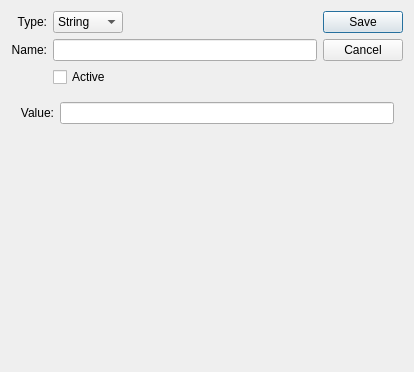
<?xml version="1.0" encoding="UTF-8"?>
<ui version="4.0">
 <class>ParameterProperties</class>
 <widget class="QDialog" name="ParameterProperties">
  <property name="geometry">
   <rect>
    <x>0</x>
    <y>0</y>
    <width>414</width>
    <height>372</height>
   </rect>
  </property>
  <property name="windowTitle">
   <string>Parameter Properties</string>
  </property>
  <layout class="QGridLayout" name="gridLayout">
   <item row="0" column="0">
    <widget class="QLabel" name="_typeLit">
     <property name="text">
      <string>Type:</string>
     </property>
     <property name="alignment">
      <set>Qt::AlignRight|Qt::AlignTrailing|Qt::AlignVCenter</set>
     </property>
     <property name="buddy">
      <cstring>_type</cstring>
     </property>
    </widget>
   </item>
   <item row="0" column="1">
    <widget class="QComboBox" name="_type">
     <item>
      <property name="text">
       <string>String</string>
      </property>
     </item>
     <item>
      <property name="text">
       <string>Bool</string>
      </property>
     </item>
     <item>
      <property name="text">
       <string>Int</string>
      </property>
     </item>
     <item>
      <property name="text">
       <string>Double</string>
      </property>
     </item>
     <item>
      <property name="text">
       <string>List</string>
      </property>
     </item>
    </widget>
   </item>
   <item row="0" column="3" rowspan="2">
    <widget class="QDialogButtonBox" name="buttonBox">
     <property name="orientation">
      <enum>Qt::Vertical</enum>
     </property>
     <property name="standardButtons">
      <set>QDialogButtonBox::Cancel|QDialogButtonBox::Save</set>
     </property>
    </widget>
   </item>
   <item row="1" column="0">
    <widget class="QLabel" name="_nameLit">
     <property name="text">
      <string>Name:</string>
     </property>
     <property name="alignment">
      <set>Qt::AlignRight|Qt::AlignTrailing|Qt::AlignVCenter</set>
     </property>
     <property name="buddy">
      <cstring>_name</cstring>
     </property>
    </widget>
   </item>
   <item row="1" column="1" colspan="2">
    <widget class="QLineEdit" name="_name"/>
   </item>
   <item row="3" column="0" colspan="4">
    <widget class="QStackedWidget" name="_stack">
     <property name="currentIndex">
      <number>0</number>
     </property>
     <widget class="QWidget" name="_stringPage">
      <layout class="QFormLayout" name="formLayout">
       <item row="0" column="0">
        <widget class="QLabel" name="_stringLit">
         <property name="text">
          <string>Value:</string>
         </property>
         <property name="alignment">
          <set>Qt::AlignRight|Qt::AlignTrailing|Qt::AlignVCenter</set>
         </property>
         <property name="buddy">
          <cstring>_string</cstring>
         </property>
        </widget>
       </item>
       <item row="0" column="1">
        <widget class="QLineEdit" name="_string"/>
       </item>
      </layout>
     </widget>
     <widget class="QWidget" name="_booleanPage">
      <layout class="QFormLayout" name="formLayout_2">
       <item row="0" column="0">
        <widget class="QLabel" name="_boolLit">
         <property name="text">
          <string>Value:</string>
         </property>
         <property name="alignment">
          <set>Qt::AlignRight|Qt::AlignTrailing|Qt::AlignVCenter</set>
         </property>
         <property name="buddy">
          <cstring>_bool</cstring>
         </property>
        </widget>
       </item>
       <item row="0" column="1">
        <widget class="QComboBox" name="_bool">
         <property name="sizePolicy">
          <sizepolicy hsizetype="MinimumExpanding" vsizetype="Fixed">
           <horstretch>0</horstretch>
           <verstretch>0</verstretch>
          </sizepolicy>
         </property>
         <item>
          <property name="text">
           <string>False</string>
          </property>
         </item>
         <item>
          <property name="text">
           <string>True</string>
          </property>
         </item>
        </widget>
       </item>
      </layout>
     </widget>
     <widget class="QWidget" name="_integerPage">
      <layout class="QFormLayout" name="formLayout_3">
       <property name="fieldGrowthPolicy">
        <enum>QFormLayout::FieldsStayAtSizeHint</enum>
       </property>
       <item row="0" column="0">
        <widget class="QLabel" name="_intLit">
         <property name="text">
          <string>Value:</string>
         </property>
         <property name="alignment">
          <set>Qt::AlignRight|Qt::AlignTrailing|Qt::AlignVCenter</set>
         </property>
         <property name="buddy">
          <cstring>_int</cstring>
         </property>
        </widget>
       </item>
       <item row="0" column="1">
        <widget class="QLineEdit" name="_int"/>
       </item>
      </layout>
     </widget>
     <widget class="QWidget" name="_doublePage">
      <layout class="QFormLayout" name="formLayout_4">
       <item row="0" column="0">
        <widget class="QLabel" name="_doubleLit">
         <property name="text">
          <string>Value:</string>
         </property>
         <property name="buddy">
          <cstring>_double</cstring>
         </property>
        </widget>
       </item>
       <item row="0" column="1">
        <widget class="QLineEdit" name="_double"/>
       </item>
      </layout>
     </widget>
     <widget class="QWidget" name="_listPage">
      <layout class="QGridLayout" name="gridLayout_2">
       <item row="0" column="0">
        <widget class="QLabel" name="_listLit">
         <property name="text">
          <string>Values:</string>
         </property>
         <property name="alignment">
          <set>Qt::AlignLeading|Qt::AlignLeft|Qt::AlignTop</set>
         </property>
         <property name="buddy">
          <cstring>_list</cstring>
         </property>
        </widget>
       </item>
       <item row="1" column="0">
        <widget class="QListWidget" name="_list"/>
       </item>
       <item row="1" column="1">
        <layout class="QVBoxLayout" name="_listButtonLyt">
         <item>
          <widget class="QPushButton" name="_listNew">
           <property name="text">
            <string>&amp;New</string>
           </property>
           <property name="shortcut">
            <string>Alt+N</string>
           </property>
          </widget>
         </item>
         <item>
          <widget class="Line" name="line1_3">
           <property name="frameShape">
            <enum>QFrame::HLine</enum>
           </property>
           <property name="frameShadow">
            <enum>QFrame::Sunken</enum>
           </property>
          </widget>
         </item>
         <item>
          <widget class="QPushButton" name="_listUp">
           <property name="text">
            <string>Move &amp;Up</string>
           </property>
           <property name="shortcut">
            <string>Alt+U</string>
           </property>
          </widget>
         </item>
         <item>
          <widget class="QPushButton" name="_listEdit">
           <property name="text">
            <string>&amp;Edit</string>
           </property>
           <property name="shortcut">
            <string>Alt+E</string>
           </property>
          </widget>
         </item>
         <item>
          <widget class="QPushButton" name="_listDown">
           <property name="text">
            <string>Move &amp;Down</string>
           </property>
           <property name="shortcut">
            <string>Alt+D</string>
           </property>
          </widget>
         </item>
         <item>
          <widget class="Line" name="line1_4">
           <property name="frameShape">
            <enum>QFrame::HLine</enum>
           </property>
           <property name="frameShadow">
            <enum>QFrame::Sunken</enum>
           </property>
          </widget>
         </item>
         <item>
          <widget class="QPushButton" name="_listDelete">
           <property name="text">
            <string>Delete</string>
           </property>
          </widget>
         </item>
         <item>
          <spacer name="spacer3_2">
           <property name="orientation">
            <enum>Qt::Vertical</enum>
           </property>
           <property name="sizeType">
            <enum>QSizePolicy::Expanding</enum>
           </property>
           <property name="sizeHint" stdset="0">
            <size>
             <width>20</width>
             <height>24</height>
            </size>
           </property>
          </spacer>
         </item>
        </layout>
       </item>
      </layout>
     </widget>
    </widget>
   </item>
   <item row="2" column="1">
    <widget class="QCheckBox" name="_active">
     <property name="text">
      <string>Active</string>
     </property>
    </widget>
   </item>
   <item row="0" column="2">
    <spacer name="horizontalSpacer">
     <property name="orientation">
      <enum>Qt::Horizontal</enum>
     </property>
     <property name="sizeHint" stdset="0">
      <size>
       <width>40</width>
       <height>20</height>
      </size>
     </property>
    </spacer>
   </item>
  </layout>
 </widget>
 <resources/>
 <connections>
  <connection>
   <sender>_type</sender>
   <signal>activated(int)</signal>
   <receiver>_stack</receiver>
   <slot>setCurrentIndex(int)</slot>
   <hints>
    <hint type="sourcelabel">
     <x>209</x>
     <y>22</y>
    </hint>
    <hint type="destinationlabel">
     <x>254</x>
     <y>245</y>
    </hint>
   </hints>
  </connection>
  <connection>
   <sender>buttonBox</sender>
   <signal>accepted()</signal>
   <receiver>ParameterProperties</receiver>
   <slot>accept()</slot>
   <hints>
    <hint type="sourcelabel">
     <x>463</x>
     <y>40</y>
    </hint>
    <hint type="destinationlabel">
     <x>254</x>
     <y>211</y>
    </hint>
   </hints>
  </connection>
  <connection>
   <sender>buttonBox</sender>
   <signal>rejected()</signal>
   <receiver>ParameterProperties</receiver>
   <slot>reject()</slot>
   <hints>
    <hint type="sourcelabel">
     <x>463</x>
     <y>40</y>
    </hint>
    <hint type="destinationlabel">
     <x>254</x>
     <y>211</y>
    </hint>
   </hints>
  </connection>
 </connections>
</ui>
